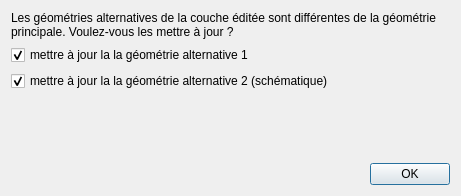
<?xml version="1.0" encoding="UTF-8"?>
<ui version="4.0">
 <class>PipeGeomAltDialog</class>
 <widget class="QDialog" name="PipeGeomAltDialog">
  <property name="geometry">
   <rect>
    <x>0</x>
    <y>0</y>
    <width>461</width>
    <height>196</height>
   </rect>
  </property>
  <property name="windowTitle">
   <string>Dialog</string>
  </property>
  <layout class="QGridLayout" name="gridLayout">
   <item row="2" column="0">
    <widget class="QCheckBox" name="updateAlt2">
     <property name="text">
      <string>mettre à jour la la géométrie alternative 2 (schématique)</string>
     </property>
     <property name="checked">
      <bool>true</bool>
     </property>
    </widget>
   </item>
   <item row="1" column="0">
    <widget class="QCheckBox" name="updateAlt1">
     <property name="text">
      <string>mettre à jour la la géométrie alternative 1</string>
     </property>
     <property name="checked">
      <bool>true</bool>
     </property>
     <property name="tristate">
      <bool>false</bool>
     </property>
    </widget>
   </item>
   <item row="4" column="0">
    <widget class="QDialogButtonBox" name="buttonBox">
     <property name="orientation">
      <enum>Qt::Horizontal</enum>
     </property>
     <property name="standardButtons">
      <set>QDialogButtonBox::Ok</set>
     </property>
    </widget>
   </item>
   <item row="0" column="0">
    <widget class="QLabel" name="label">
     <property name="text">
      <string>Les géométries alternatives de la couche éditée sont différentes de la géométrie principale. Voulez-vous les mettre à jour ?</string>
     </property>
     <property name="wordWrap">
      <bool>true</bool>
     </property>
    </widget>
   </item>
   <item row="3" column="0">
    <spacer name="verticalSpacer">
     <property name="orientation">
      <enum>Qt::Vertical</enum>
     </property>
     <property name="sizeHint" stdset="0">
      <size>
       <width>20</width>
       <height>40</height>
      </size>
     </property>
    </spacer>
   </item>
  </layout>
 </widget>
 <resources/>
 <connections>
  <connection>
   <sender>buttonBox</sender>
   <signal>accepted()</signal>
   <receiver>PipeGeomAltDialog</receiver>
   <slot>accept()</slot>
   <hints>
    <hint type="sourcelabel">
     <x>248</x>
     <y>254</y>
    </hint>
    <hint type="destinationlabel">
     <x>157</x>
     <y>274</y>
    </hint>
   </hints>
  </connection>
  <connection>
   <sender>buttonBox</sender>
   <signal>rejected()</signal>
   <receiver>PipeGeomAltDialog</receiver>
   <slot>reject()</slot>
   <hints>
    <hint type="sourcelabel">
     <x>316</x>
     <y>260</y>
    </hint>
    <hint type="destinationlabel">
     <x>286</x>
     <y>274</y>
    </hint>
   </hints>
  </connection>
 </connections>
</ui>
